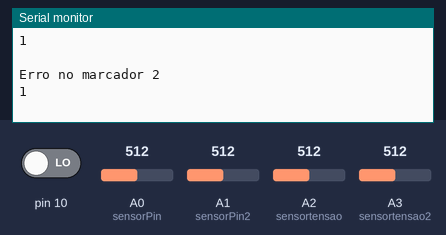
The sketch below on a simulated Arduino Uno, built with avr-gcc and run on an emulated ATmega328P. Shown: the last lines printed to the serial monitor. The test bench sets the inputs (shaded band); at power-on: pin 10 LOW, A0 (sensorPin) = 512, A1 (sensorPin2) = 512, A2 (sensortensao) = 512, A3 (sensortensao2) = 512. The local clock reads 2024-03-15 10:24:30 at power-on unless the sketch sets it; storage starts empty.

Above: at 1.2 s.
1.3 s: pin 10 driven HIGH
At 2.5 s:
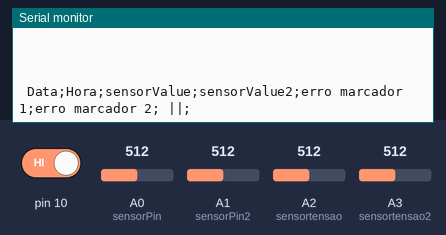
2.8 s: pin 10 driven LOW
At 3.7 s:
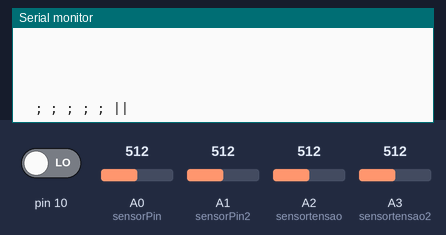

Measured:
- after the input at 1.3 s, the serial monitor: prints a new line at once (image 1)
- after the input at 2.8 s, the serial monitor: prints a new line at once (image 2)

The sketch:

Monitoramento_de_tensao_2.1.ino
```cpp
/*
 * Instituto Federal de Educação, Ciência e Tecnologia Minas Gerais
 * IFMG - Campus Avançado Conselheiro Lafaiete
 *
 * Internet das Vacas código monitoramento de tensão
 * Autor: Jonas Henrique Nascimento
 * PIBIC-Junior
 *
 * Data de início.................: 06/09/2018
 * Data da ultima atualização.....: 11/09/2018
 * Data de atualização de versão..: 11/09/2018
 * Data de término................: 11/09/2018
 *
 *
 *
 *  Este código está disponível sempre no endereço abaixo, para livre aperfeiçoamento.
 *  Todavia, pede-se por educação, que ao compartilharem o código, mantenham os autores
 *  originais, tão bem quanto o nome da instituição.
 *
 *  https://github.com/W8jonas/Internet-das-Vacas/blob/master/programacao/Monitoramento_de_tensao_2.1/Monitoramento_de_tensao_2.1.ino
 *
*/


#include <DS3231.h>
#include <SPI.h>
#include <SD.h>
#define chip_select 4

int sensorPin   = A0;
float sensorValue = 0;

int sensorPin2   = A1;
float sensorValue2 = 0;

int sensortensao   = A2;
float sensorValuetensao = 0;

int sensortensao2   = A3;
float sensorValuetensao2 = 0;

unsigned int minuto_antigo = 0;
unsigned int minuto_atual = 0;
unsigned int marcador_tempo_1 = 0;
unsigned int marcador_tempo_2 = 0;

bool flag = false;
bool flag2 = false;
bool flag_controle_marcador_ON = false;
bool flag_controle_marcador_OFF = false;
bool flag_ligado = false;

String texto_marcador = "string marcador";
String dados = "string dados";
String condicao_ = "condicao";

unsigned char erro_marcador_1 = 0;
unsigned char erro_marcador_2 = 0;

void leitura();
void marcador(String marcador);
void gravar_dados_cartao();

DS3231  rtc(SDA, SCL);
Time  t;
File datalogger;

void setup() {

   Serial.begin(115200);
   rtc.begin();
   while (!Serial) {;}

   if (!SD.begin(chip_select)) {
     Serial.println("Erro ao ler cartao de memoria");
     return;
  }

}


void loop() {
   t = rtc.getTime();
   minuto_atual = t.min;

   if ( digitalRead(10) == HIGH) {
      condicao_ = "LIGADO";
      marcador(condicao_);
   } else {
      condicao_ = "DESLIGADO";
      marcador(condicao_);
   }

   if ( minuto_antigo != minuto_atual ){
      minuto_antigo = minuto_atual;
      leitura();
      dados = texto_marcador + rtc.getDateStr() + ";" + rtc.getTimeStr() + ";" + sensorValue + ";" + sensorValue2 + ";" + erro_marcador_1 + ";" + erro_marcador_2 + ";*";
      gravar_dados_cartao();
   }

   sensorValuetensao = analogRead(sensortensao);
   sensorValuetensao =(sensorValuetensao * 3.75 ) / 843;
   if(sensorValuetensao > 1){
      flag = true;
      if( marcador_tempo_1 + 3 < minuto_atual ){
         marcador_tempo_1 = minuto_atual;
         erro_marcador_1++;
         Serial.println("Erro no marcador 1");
         Serial.println(String (erro_marcador_1));
         Serial.println("  ");
      }
   }

   if( (flag == true) && (sensorValuetensao < 1) ) {
      marcador_tempo_1 = minuto_atual;
      flag = false;
   }


   sensorValuetensao2 = analogRead(sensortensao2);
   sensorValuetensao2 =(sensorValuetensao2 * 3.75 ) / 843;
   if(sensorValuetensao2 > 1){
      flag2 = true;
      if( marcador_tempo_2 + 3 < minuto_atual){
         marcador_tempo_2 = minuto_atual;
         erro_marcador_2++;
         Serial.println("Erro no marcador 2");
         Serial.println(String (erro_marcador_2));
         Serial.println("  ");
      }
   }
   if( (flag2 == true) && (sensorValuetensao2 < 1) ) {
      marcador_tempo_2 = minuto_atual;
      flag2 = false;
   }
}


void leitura() {
   int x = 0;
   float sensorValue_soma = 0;
   float sensorValue_soma2 = 0;

   while ( x < 10 ) {
      sensorValue = analogRead(sensorPin);
      sensorValue = (sensorValue * 3.75 ) / 843;
      sensorValue_soma = sensorValue + sensorValue_soma;

      sensorValue2 = analogRead(sensorPin2);
      sensorValue2 = (sensorValue2 * 3.75 ) / 843;
      sensorValue_soma2 = sensorValue2 + sensorValue_soma2;

      x++;

   }
   sensorValue = sensorValue_soma / 10;
   sensorValue2 = sensorValue_soma2 / 10;

}


void marcador(String controle){
   if ( (controle == "LIGADO") && (flag_controle_marcador_ON == false) && (flag_ligado == false) ) {
      flag_controle_marcador_ON = true;
      texto_marcador = "\n \n \n \n \n \n \n \n \n \n Data;Hora;sensorValue;sensorValue2;erro marcador 1;erro marcador 2; ||; \n";
      flag_ligado = true;
      Serial.println(texto_marcador);
      delay(1000);
   } else {
      if ( (controle == "DESLIGADO") && (flag_controle_marcador_OFF == false) && (flag_ligado == true) ) {
         flag_controle_marcador_OFF = true;
         texto_marcador = "\n \n \n \n \n \n \n \n \n \n  ; ; ; ; ; || \n";
         Serial.println(texto_marcador);
         delay(1000);
      }
   }
}


void gravar_dados_cartao() {

   datalogger = SD.open("Tensoes4.svc", FILE_WRITE);
      if ( datalogger ) {
         Serial.println("Atualizando datalogger");
         Serial.print(dados);
         Serial.println("\n");

         unsigned int tamanho_char = 100;
         char vetor_dados [tamanho_char] = {""};
         dados.toCharArray(vetor_dados, tamanho_char);

         for ( int i = 0; i <= tamanho_char; i++){
            if( vetor_dados[i] == '\n' ){
               datalogger.println(" ");
            }
            if ( vetor_dados[i] == '*' ) {
               break;
            }
            datalogger.write(vetor_dados[i]);
         }
         datalogger.println(" ||;");
         datalogger.close();
      } else {
         Serial.println("Erro ao abrir datalogger");
      }
      Serial.println("Atualizado");
      texto_marcador = "";
      dados = "";
}
```
